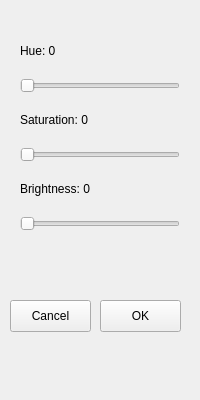
<?xml version="1.0" encoding="UTF-8"?>
<ui version="4.0">
 <class>Form</class>
 <widget class="QWidget" name="Form">
  <property name="geometry">
   <rect>
    <x>0</x>
    <y>0</y>
    <width>200</width>
    <height>400</height>
   </rect>
  </property>
  <property name="windowTitle">
   <string>Form</string>
  </property>
  <widget class="QWidget" name="verticalLayoutWidget">
   <property name="geometry">
    <rect>
     <x>20</x>
     <y>30</y>
     <width>160</width>
     <height>201</height>
    </rect>
   </property>
   <layout class="QVBoxLayout" name="verticalLayout">
    <item>
     <widget class="QLabel" name="hueLabel">
      <property name="text">
       <string>Hue: 0</string>
      </property>
     </widget>
    </item>
    <item>
     <widget class="QSlider" name="hueSlider">
      <property name="orientation">
       <enum>Qt::Horizontal</enum>
      </property>
     </widget>
    </item>
    <item>
     <widget class="QLabel" name="saturationLabel">
      <property name="text">
       <string>Saturation: 0</string>
      </property>
     </widget>
    </item>
    <item>
     <widget class="QSlider" name="saturationSlider">
      <property name="orientation">
       <enum>Qt::Horizontal</enum>
      </property>
     </widget>
    </item>
    <item>
     <widget class="QLabel" name="valueLabel">
      <property name="text">
       <string>Brightness: 0</string>
      </property>
     </widget>
    </item>
    <item>
     <widget class="QSlider" name="valueSlider">
      <property name="orientation">
       <enum>Qt::Horizontal</enum>
      </property>
     </widget>
    </item>
   </layout>
  </widget>
  <widget class="QPushButton" name="cancelButton">
   <property name="geometry">
    <rect>
     <x>10</x>
     <y>300</y>
     <width>81</width>
     <height>32</height>
    </rect>
   </property>
   <property name="text">
    <string>Cancel</string>
   </property>
  </widget>
  <widget class="QPushButton" name="OKButton">
   <property name="geometry">
    <rect>
     <x>100</x>
     <y>300</y>
     <width>81</width>
     <height>32</height>
    </rect>
   </property>
   <property name="text">
    <string>OK</string>
   </property>
  </widget>
 </widget>
 <resources/>
 <connections/>
</ui>
